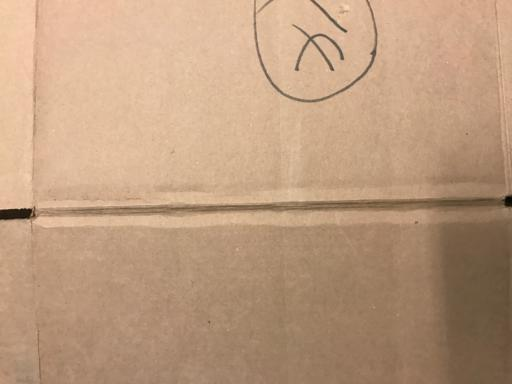
#> input picture sample_data/train/biodegradable/cardboard_1.jpg, 512 x 384 px; its folder holds only this picture in this run
$ python train.py
#> lines starting #> are read from the running program, lines starting #| are printed output that depends on the picture
### src/data_loader.py
"""Image loading utilities with no deep-learning framework dependency."""

from __future__ import annotations

from pathlib import Path
from typing import Sequence

import numpy as np
from PIL import Image


CLASS_NAMES = ("biodegradable", "recyclable", "non_recyclable")
IMAGE_SUFFIXES = {".jpg", ".jpeg", ".png"}


def load_split(split_dir: str | Path, image_size: int = 32) -> tuple[np.ndarray, np.ndarray]:
    """Load labelled images and return flattened, normalized pixels and labels.

    Each 32 x 32 grayscale image becomes a 1024-dimensional input vector. Pixel
    values are divided by 255 so gradient descent works on a stable scale.
    """
#> called with image_size = 32
    split_path = Path(split_dir)
    features: list[np.ndarray] = []
    labels: list[int] = []

    for label, class_name in enumerate(CLASS_NAMES):
        class_dir = split_path / class_name
        if not class_dir.exists():
            raise FileNotFoundError(f"Missing class folder: {class_dir}")
        for file_path in sorted(class_dir.iterdir()):
            if file_path.suffix.lower() not in IMAGE_SUFFIXES:
                continue
            with Image.open(file_path) as image:
#> image is the input picture: PIL image 512x384 RGB; mean R, G, B 189, 155.5, 126.7
                image = image.convert("L").resize((image_size, image_size))
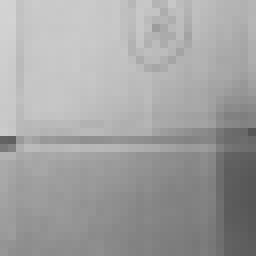
#> image: PIL image 32x32 L (shown 8 times larger); min 85, max 211, mean 162.2
                pixels = np.asarray(image, dtype=np.float64).reshape(-1) / 255.0
#> pixels = 1024 values, max 0.827 at index 0, min 0.333 at index 543, mean 0.636
            features.append(pixels)
            labels.append(label)

    if not features:
        raise ValueError(f"No images found in {split_path}")
    return np.vstack(features), np.asarray(labels, dtype=np.int64)


# [5 lines left out: function one_hot, not called in this run]


def describe_split(features: np.ndarray, labels: np.ndarray) -> str:
    counts = {CLASS_NAMES[i]: int(np.sum(labels == i)) for i in range(len(CLASS_NAMES))}
    return f"images={len(features)}, input_dimension={features.shape[1]}, class_counts={counts}"

### train.py
"""Train and evaluate the Smart Waste Classification neural-network project."""

import argparse
from pathlib import Path

import matplotlib.pyplot as plt
import numpy as np

from src.data_loader import CLASS_NAMES, describe_split, load_split, one_hot
from src.neural_network import WasteNeuralNetwork
from src.perceptron import BinaryPerceptron


def save_training_plot(losses: list[float], output_dir: Path) -> None:
    plt.figure(figsize=(7, 4))
    plt.plot(range(1, len(losses) + 1), losses, color="#2a9d8f")
    plt.xlabel("Epoch")
    plt.ylabel("Categorical cross-entropy loss")
    plt.title("Training Loss")
    plt.grid(alpha=0.3)
    plt.tight_layout()
    plt.savefig(output_dir / "training_history.png", dpi=150)
    plt.close()


def save_confusion_matrix(actual: np.ndarray, predicted: np.ndarray, output_dir: Path) -> None:
    matrix = np.zeros((len(CLASS_NAMES), len(CLASS_NAMES)), dtype=int)
    for truth, guess in zip(actual, predicted):
        matrix[truth, guess] += 1
    figure, axis = plt.subplots(figsize=(6, 5))
    image = axis.imshow(matrix, cmap="Blues")
    figure.colorbar(image, ax=axis)
    axis.set(xticks=range(3), yticks=range(3), xticklabels=CLASS_NAMES, yticklabels=CLASS_NAMES,
             xlabel="Predicted label", ylabel="True label", title="Test Confusion Matrix")
    plt.setp(axis.get_xticklabels(), rotation=20, ha="right")
    for row in range(3):
        for column in range(3):
            axis.text(column, row, matrix[row, column], ha="center", va="center")
    figure.tight_layout()
    figure.savefig(output_dir / "confusion_matrix.png", dpi=150)
    plt.close(figure)


def run_binary_baseline(train_x: np.ndarray, train_y: np.ndarray, test_x: np.ndarray, test_y: np.ndarray) -> None:
    """Show Unit-I binary perceptron with recyclable vs. non-recyclable images only."""
    keep_train = np.isin(train_y, [1, 2])
    keep_test = np.isin(test_y, [1, 2])
    binary_train_y = (train_y[keep_train] == 1).astype(int)
    binary_test_y = (test_y[keep_test] == 1).astype(int)
    model = BinaryPerceptron(train_x.shape[1])
    model.fit(train_x[keep_train], binary_train_y)
    accuracy = np.mean(model.predict(test_x[keep_test]) == binary_test_y)
    print(f"Binary perceptron baseline (recyclable vs non-recyclable) accuracy: {accuracy:.3f}")


def main() -> None:
    parser = argparse.ArgumentParser(description="Train a vectorized waste-image neural network.")
    parser.add_argument("--data-dir", default="data", help="Directory containing train/ and test/ folders.")
    parser.add_argument("--epochs", type=int, default=50)
    parser.add_argument("--batch-size", type=int, default=16)
    parser.add_argument("--learning-rate", type=float, default=0.05)
    arguments = parser.parse_args()

    data_dir = Path(arguments.data_dir)
    output_dir = Path("outputs")
    output_dir.mkdir(exist_ok=True)
    train_x, train_y = load_split(data_dir / "train")
    test_x, test_y = load_split(data_dir / "test")
    print("Training split:", describe_split(train_x, train_y))
    print("Test split:", describe_split(test_x, test_y))
    run_binary_baseline(train_x, train_y, test_x, test_y)

    network = WasteNeuralNetwork(input_size=train_x.shape[1])
    history = network.fit(train_x, one_hot(train_y, 3), arguments.epochs, arguments.batch_size, arguments.learning_rate)
    predictions = network.predict(test_x)
    test_accuracy = np.mean(predictions == test_y)
    print(f"Multiclass test accuracy: {test_accuracy:.3f}")
    save_training_plot(history, output_dir)
    save_confusion_matrix(test_y, predictions, output_dir)
    np.savez(output_dir / "model_weights.npz", **network.parameters)
    print(f"Saved model and graphs in: {output_dir.resolve()}")


if __name__ == "__main__":
#> (the run stopped early here; a loop or call above may not have finished)
